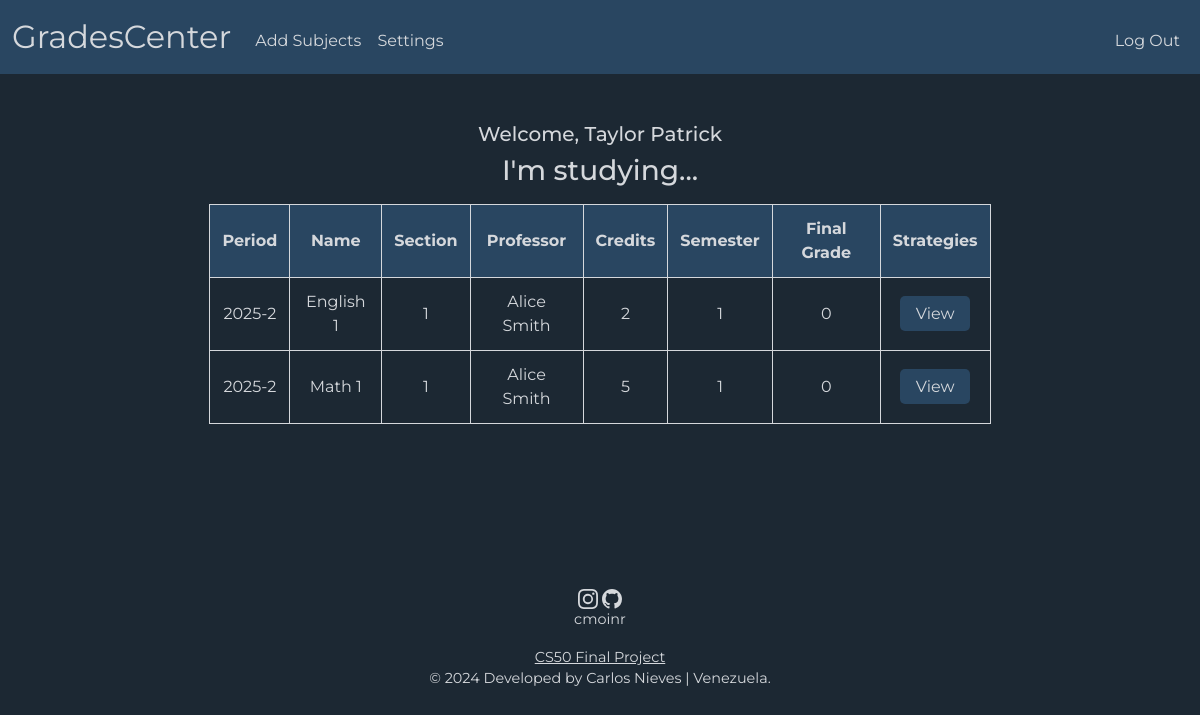
Screenshot of /student (signed in) with the database file from the repository.
### tables this page shows
CREATE TABLE students (
    id VARCHAR(16),
    names VARCHAR(32) NOT NULL,
    last_names VARCHAR(32) NOT NULL,
    pw VARCHAR(255) NOT NULL,
    department_id VARCHAR(16) NOT NULL,
    email VARCHAR(64),
    phone VARCHAR(32),
    PRIMARY KEY(id),
    FOREIGN KEY(department_id) REFERENCES departments(id) ON DELETE CASCADE
);

CREATE TABLE grades (
    id INTEGER,
    student_id INTEGER NOT NULL,
    teacher_id INTEGER NOT NULL,
    section_id INTEGER NOT NULL,
    grade INTEGER NOT NULL,
    date DATE DEFAULT CURRENT_DATE,
    PRIMARY KEY(id),
    FOREIGN KEY(student_id) REFERENCES students(id) ON DELETE CASCADE,
    FOREIGN KEY(teacher_id) REFERENCES teachers(id) ON DELETE CASCADE,
    FOREIGN KEY(section_id) REFERENCES sections(id) ON DELETE CASCADE
);

CREATE TABLE sections (
    id INTEGER,
    subject_id INTEGER NOT NULL,
    section_number INTEGER NOT NULL,
    period TEXT NOT NULL,
    PRIMARY KEY(id),
    FOREIGN KEY(subject_id) REFERENCES subjects(id) ON DELETE CASCADE
);

CREATE TABLE subjects (
    id VARCHAR(16),
    name TEXT NOT NULL,
    department_id VARCHAR(16) NOT NULL,
    semester INTEGER NOT NULL,
    credits INTEGER NOT NULL,
    sections INTEGER NOT NULL,
    PRIMARY KEY(id),
    FOREIGN KEY(department_id) REFERENCES departments(id) ON DELETE CASCADE
);

CREATE TABLE teachers (
    id VARCHAR(16),
    names VARCHAR(32) NOT NULL,
    last_names VARCHAR(32) NOT NULL,
    pw VARCHAR(255) NOT NULL,
    email VARCHAR(64),
    phone VARCHAR(32),
    PRIMARY KEY(id)
);

### app.py (the view)
@app.route("/student", methods=["GET", "POST"])
@login_required
def student():
    if request.method == "POST":
        session["selected_section_student"] = request.form.get("check")
        session["selected_subject_name"] = request.form.get("subject_name")
        session["selected_subject_section"] = request.form.get("subject_section")
        session["selected_subject_teacher"] = request.form.get("subject_teacher")
        return redirect("/student_strategies")
    else:
        subjects = db.execute("""
            SELECT subjects.name, subjects.semester, subjects.credits, grades.grade, teachers.names, teachers.last_names, sections.section_number, sections.period, sections.id
            FROM studying
            JOIN sections ON studying.section_id = sections.id
            JOIN subjects ON sections.subject_id = subjects.id
            JOIN grades ON studying.student_id = grades.student_id AND studying.section_id = grades.section_id
            JOIN teaching ON studying.section_id = teaching.section_id
            JOIN teachers ON teaching.teacher_id = teachers.id
            WHERE studying.student_id = ?
        """, session["user_id"])
        learner = db.execute("""
            SELECT names, last_names FROM students WHERE id = ?
        """, session["user_id"])
        return render_template("student.html", subjects=subjects, learner=learner)

### app.py (called while the page is built)
@app.after_request
def after_request(response):
    response.headers["Cache-Control"] = "no-cache, no-store, must-revalidate"
    response.headers["Expires"] = 0
    response.headers["Pragma"] = "no-cache"
    return response

### helpers.py (called while the page is built)
def login_required(f):
    @wraps(f)
    def decorated_function(*args, **kwargs):
        if session.get("user_id") is None:
            return redirect("/login")
        return f(*args, **kwargs)
    return decorated_function

### templates/student.html (shortened to what this page needs)
{% extends "layout.html" %}
{% block main %}
    <div class="mb-3">
        <h5>Welcome, {{ learner[0]['names'] }} {{ learner[0]['last_names'] }}</h5>
        <h3>I'm studying...</h3>
    </div>
    <div class="mb-3">
        <table>
            <thead>
                <tr class="high">
                    <th>Period</th>
                    <th>Name</th>
                    <th>Section</th>
                    <th>Professor</th>
                    <th>Credits</th>
                    <th>Semester</th>
                    <th>Final Grade</th>
                    <th>Strategies</th>
                </tr>
            </thead>
            <tbody>
                {% for subject in subjects %}
                    <tr>
                        <td>{{ subject['period'] }}</td>
                        <td>{{ subject['name'] }}</td>
                        <td>{{ subject['section_number'] }}</td>
                        <td>{{ subject['names'] }} {{ subject['last_names'] }}</td>
                        <td>{{ subject['credits'] }}</td>
                        <td>{{ subject['semester'] }}</td>
                        <td>{{ subject['grade'] }}</td>
                        <td>
                            <form action="/student" method="POST">
                                <input class="enroll" type="submit" value="View">
                            </form>
                        </td>
                    </tr>
                {% endfor %}
            </tbody>
        </table>
    </div>
{% endblock %}

### templates/layout.html (shortened to what this page needs)
<!DOCTYPE html>
<html lang="en">
    <head>
        <link href="https://cdn.jsdelivr.net/npm/bootstrap@5.3.3/dist/css/bootstrap.min.css" rel="stylesheet">
        <link href="/static/styles.css" rel="stylesheet">
    </head>
    <body>
        <nav id="main_bar" class="bg navbar navbar-expand-md navbar-light">
            <div class="container-fluid">
                {% if session["role"] == "student" %}
                    <a class="navbar-brand" href="/student">GradesCenter</a>
                {% else %}
                    <a class="navbar-brand" href="/" id="main_brand">GradesCenter</a>
                    <button aria-controls="navbar" aria-expanded="false" aria-label="Toggle navigation" class="navbar-toggler" data-bs-target="#navbar" data-bs-toggle="collapse" type="button">
                        <span class="navbar-toggler-icon"></span>
                    </button>
                {% endif %}
                <div class="collapse navbar-collapse" id="navbar">
                    {% if session["user_id"] %}
                        {% if session["role"] == "teacher" %}
                            <ul class="navbar-nav me-auto mt-2">
                                <li class="nav-item"><a class="nav-link" href="/subjects">Subjects</a></li>
                                <li class="nav-item"><a class="nav-link" href="/settings">Settings</a></li>
                            </ul>
                            <ul class="navbar-nav ms-auto mt-2">
                                <li class="nav-item"><a class="nav-link" href="/logout">Log Out</a></li>
                            </ul>
                        {% elif session["role"] == "student" %}
                            <ul class="navbar-nav me-auto mt-2">
                                <li class="nav-item"><a class="nav-link" href="/add_subjects">Add Subjects</a></li>
                                <li class="nav-item"><a class="nav-link" href="/settings">Settings</a></li>
                            </ul>
                            <ul class="navbar-nav ms-auto mt-2">
                                <li class="nav-item"><a class="nav-link" href="/logout">Log Out</a></li>
                            </ul>
                        {% endif %}
                    {% else %}
                        <ul class="navbar-nav ms-auto mt-2">
                            <li class="nav-item"><a class="nav-link" href="/register">Register</a></li>
                            <li class="nav-item"><a class="nav-link" href="/login">Log In</a></li>
                        </ul>
                    {% endif %}
                </div>
            </div>
        </nav>
        <main class="container py-5 text-center">
            {% block main %}{% endblock %}
        </main>
        <footer class="mb-5">
            <div>
                <p>cmoinr</p>
            </div>
            <div>
                <a href="https://cs50.harvard.edu/x/2024/project/">CS50 Final Project</a>
            </div>
            © 2024 Developed by Carlos Nieves | Venezuela.
        </footer>
    </body>
</html>

### static/styles.css (style rules this page uses)
body { font-family: 'Montserrat', sans-serif; background-color:#1c2833; }
nav .navbar-brand { font-size: xx-large; }
.navbar-brand { color: #d5d8dc; transition-duration: 0.5s; }
.nav-link { color: #d5d8dc; background-color: transparent; transition-duration: 0.5s; }
#main_bar { background: #294661; }
h3, h5, h6 { color: #d5d8dc; }
table { background-color: transparent; margin-bottom: 1rem; width: 70%; margin-left: auto; margin-right: auto; color: #d5d8dc; }
table th, table td { border: 1px solid #d5d8dc; padding: 0.75rem; vertical-align: middle; }
.high { background-color: #294661; border: 1px solid #d5d8dc; }
input { background-color: #294661; outline: none; border: none; border-radius: 5px; color: #d5d8dc; width: 200px; height: 35px; }
input::placeholder { color: #d5d8dcc2; }
.enroll { width: 70px; transition-duration: 0.5s; }
footer { text-align: center; font-size: 90%; color: #d5d8dc; margin-left: auto; margin-right: auto; margin-bottom: -1px; margin-top: 100px; }
a { color: #d5d8dc; }

### rows the page displays
students: names "Taylor", last_names "Patrick"
grades: period "2025-2", name "English 1", section_number "1", names "Alice", last_names "Smith", credits "2", semester "1", grade "0"
grades: period "2025-2", name "Math 1", section_number "1", names "Alice", last_names "Smith", credits "5", semester "1", grade "0"
